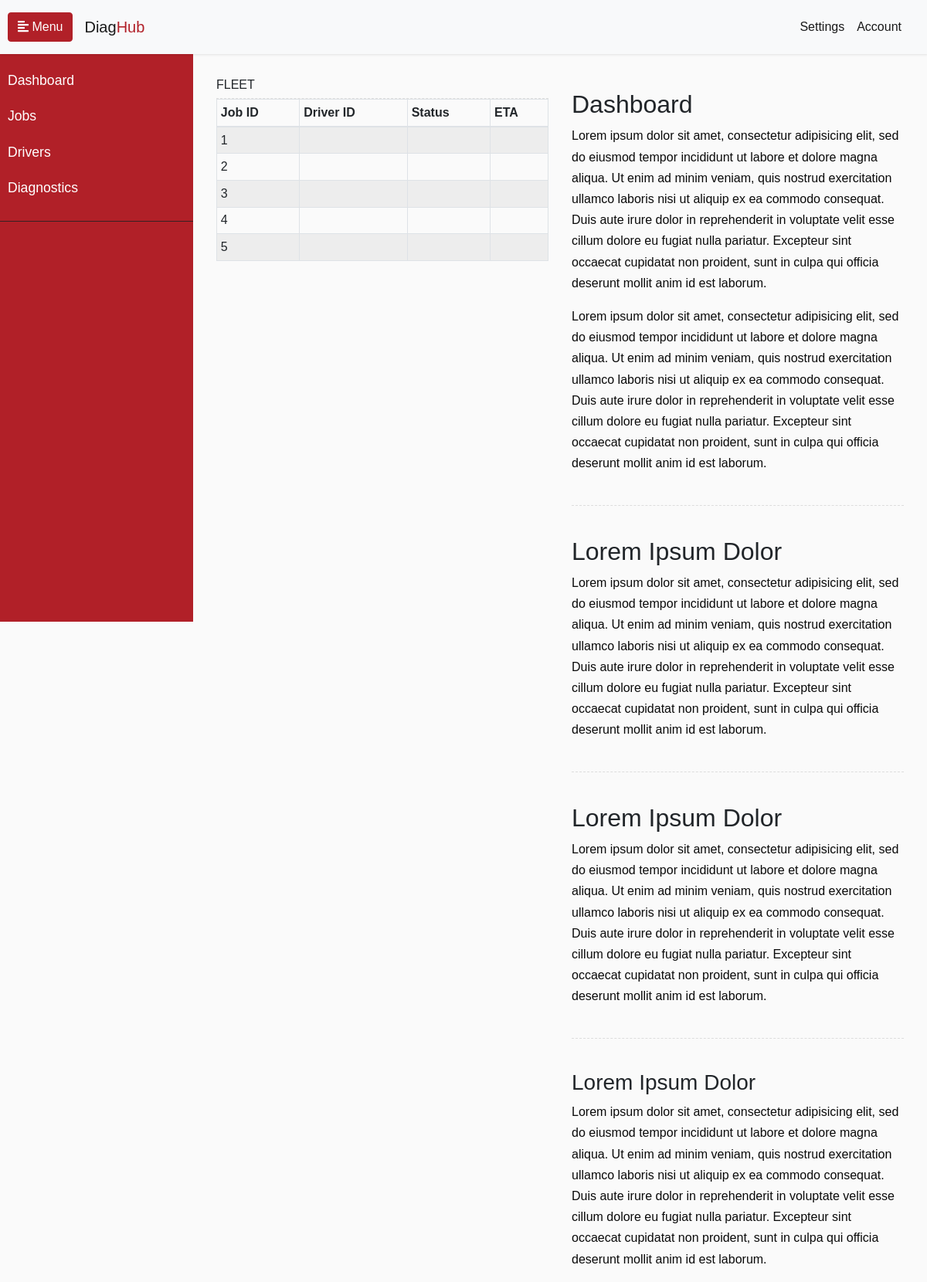
Page /drivers on the earlier database version.
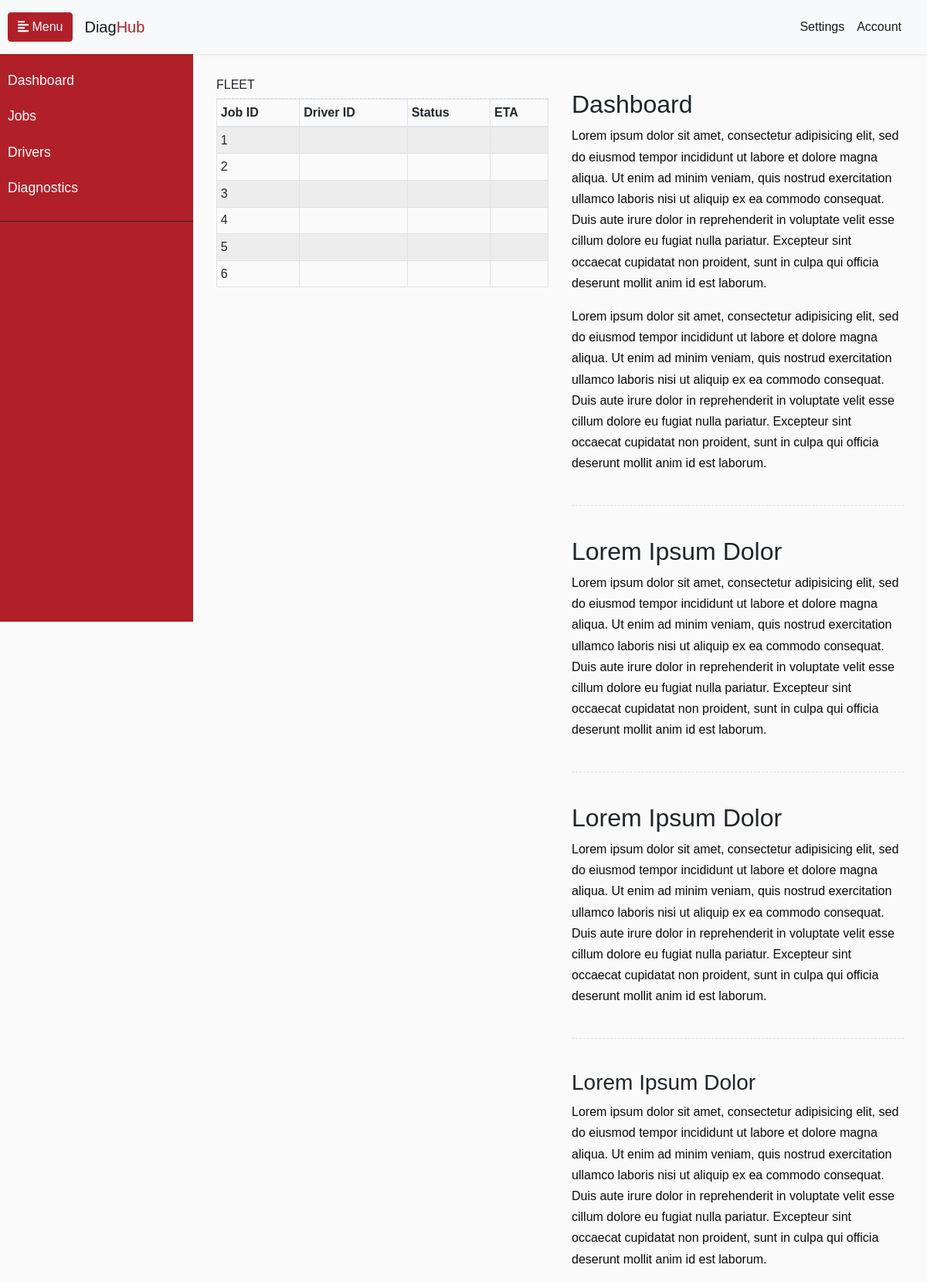
Same page on the later database version.
### hub/models.py (models this page shows)
class Driver(models.Model):
    lat = models.DecimalField(max_digits=9, decimal_places=6)
    lng = models.DecimalField(max_digits=9, decimal_places=6)
    name = models.CharField(max_length=40)

### hub/views.py (the view)
# urls.py: path('drivers', views.drivers, name='drivers'),
def drivers(request):
    api_handler.refresh_db()
    drivers = models.Driver.objects.all()
    vehicles = models.Vehicle.objects.all()
    jobs = models.Job.objects.all()
    data = {
        'drivers': drivers,
        'vehicles': vehicles,
        'jobs': jobs
    }
    return render(request, 'hub/drivers.html', data)

### hub/api_handler.py (called while the page is built)
def get_demo_data():
    return demo_data.get_demo_data()

### hub/templates/hub/drivers.html (shortened to what this page needs)
{% extends 'hub/base.html' %}
{% load static %}
{% block main %}
<div class="container">
    <div class="row">
        <div id="drivers-list" class="col-6">
            <p class="h6">FLEET</p>
            <div class="line no-margin"></div>
            <table id="drivers-table" class="table table-striped table-bordered table-sm">
                <thead>
                    <tr>
                        <th>Job ID</th>
                        <th>Driver ID</th>
                        <th>Status</th>
                        <th>ETA</th>
                    </tr>
                </thead>
                <tbody>
                    {% for driver in drivers %}
                    <tr>
                        <td><a href="{{ driver.id }}"></a>{{ driver.id }}</td>
                        <td>{{ job.driver_id }}</td>
                        <td>{{ job.status }}</td>
                        <td>{{ job.eTA }}</td>
                    </tr>
                    {% endfor %}
                </tbody>
            </table>
        </div>
        <div id="active-display" class="col-6">
            <h2>Dashboard</h2>
            <p>Lorem ipsum dolor sit amet, consectetur adipisicing elit, sed do eiusmod tempor incididunt ut labore et dolore magna aliqua. Ut enim ad minim veniam, quis nostrud exercitation ullamco laboris nisi ut aliquip ex ea commodo consequat. Duis aute irure dolor in reprehenderit in voluptate velit esse cillum dolore eu fugiat nulla pariatur. Excepteur sint occaecat cupidatat non proident, sunt in culpa qui officia deserunt mollit anim id est laborum.</p>
            <p>Lorem ipsum dolor sit amet, consectetur adipisicing elit, sed do eiusmod tempor incididunt ut labore et dolore magna aliqua. Ut enim ad minim veniam, quis nostrud exercitation ullamco laboris nisi ut aliquip ex ea commodo consequat. Duis aute irure dolor in reprehenderit in voluptate velit esse cillum dolore eu fugiat nulla pariatur. Excepteur sint occaecat cupidatat non proident, sunt in culpa qui officia deserunt mollit anim id est laborum.</p>
            <div class="line"></div>
            <h2>Lorem Ipsum Dolor</h2>
            <p>Lorem ipsum dolor sit amet, consectetur adipisicing elit, sed do eiusmod tempor incididunt ut labore et dolore magna aliqua. Ut enim ad minim veniam, quis nostrud exercitation ullamco laboris nisi ut aliquip ex ea commodo consequat. Duis aute irure dolor in reprehenderit in voluptate velit esse cillum dolore eu fugiat nulla pariatur. Excepteur sint occaecat cupidatat non proident, sunt in culpa qui officia deserunt mollit anim id est laborum.</p>
            <div class="line"></div>
            <h2>Lorem Ipsum Dolor</h2>
            <p>Lorem ipsum dolor sit amet, consectetur adipisicing elit, sed do eiusmod tempor incididunt ut labore et dolore magna aliqua. Ut enim ad minim veniam, quis nostrud exercitation ullamco laboris nisi ut aliquip ex ea commodo consequat. Duis aute irure dolor in reprehenderit in voluptate velit esse cillum dolore eu fugiat nulla pariatur. Excepteur sint occaecat cupidatat non proident, sunt in culpa qui officia deserunt mollit anim id est laborum.</p>
            <div class="line"></div>
            <h3>Lorem Ipsum Dolor</h3>
            <p>Lorem ipsum dolor sit amet, consectetur adipisicing elit, sed do eiusmod tempor incididunt ut labore et dolore magna aliqua. Ut enim ad minim veniam, quis nostrud exercitation ullamco laboris nisi ut aliquip ex ea commodo consequat. Duis aute irure dolor in reprehenderit in voluptate velit esse cillum dolore eu fugiat nulla pariatur. Excepteur sint occaecat cupidatat non proident, sunt in culpa qui officia deserunt mollit anim id est laborum.</p>
        </div>
    </div>
</div>
{% endblock %}

Differences in the rows shown:
added Driver: id "6"
